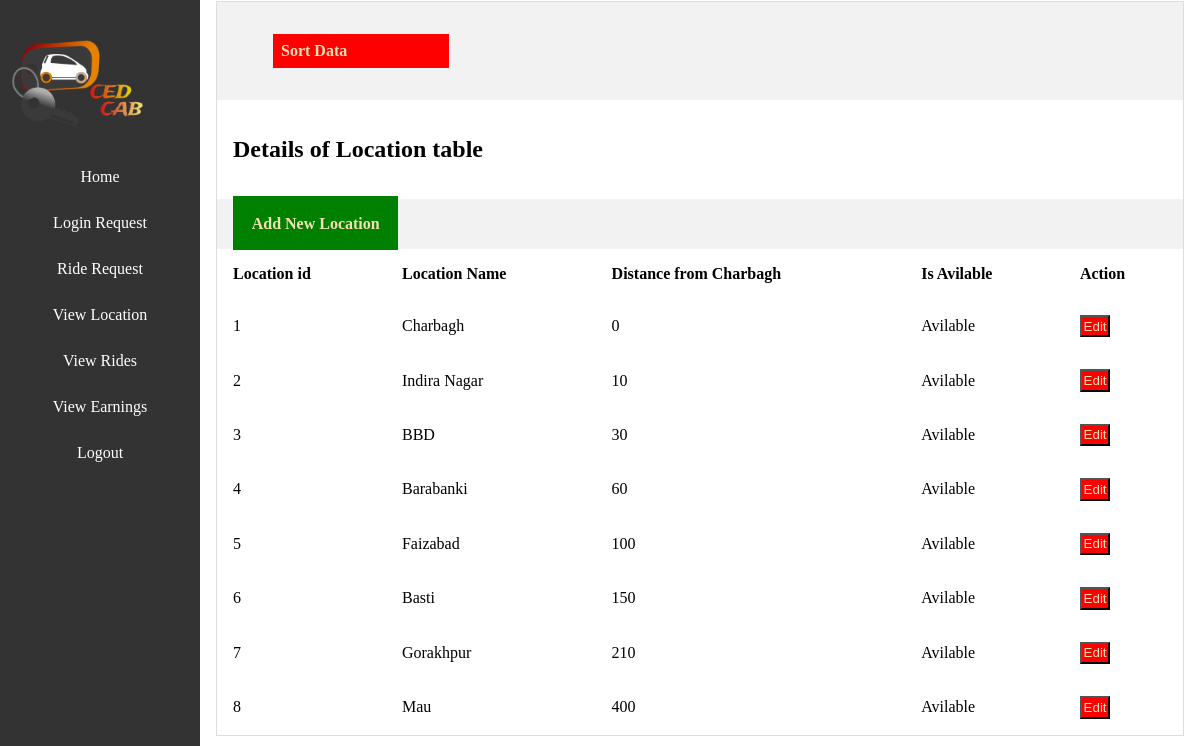
The app's page /admin/viewlocation.php (signed in) with its own data.
### tables this page shows
CREATE TABLE `tbl_location` (
  `id` int(11) NOT NULL,
  `name` varchar(50) NOT NULL,
  `distance` varchar(50) NOT NULL,
  `is_available` tinyint(1) NOT NULL
);

### class/Dbcon.php (called while the page is built, shortened)
<?php
class Dbcon
{
    public function __construct()
    {
        $this->conn = new mysqli("localhost", "root", "", "cab");
    }
}

### class/Location.php (called while the page is built, shortened)
<?php
class Location
{
    public function viewlocation($name,$conn)
    {
        $a=array();
        $sql = "SELECT * from `tbl_location` ORDER BY $name";
        $result =$conn->query($sql);
        if ($result->num_rows > 0) {
            while ($row = $result->fetch_assoc()) {
                array_push($a, $row);
            }
            return $a;
        }
    }
}

### admin/viewlocation.php (the view, shortened to what this page needs)
<?php
require "sidebar.php";
require "header.php" ;
require "../class/Location.php";
require "../class/Dbcon.php";
$db = new Dbcon();
$data = new Location();
?>
<div id="wrapper">
<?php
if (isset($_GET['value'])) {
    $name = isset($_GET['value'])?$_GET['value']:'';
} else {
    $name='id';
}
$locations =$data->viewlocation($name, $db->conn);
    ?>
    <form action="" method="GET">
        <table class='view-table-css'>
        <tr>
            <th colspan="7">
                <ul>
                    <li class="dropdown">
                        <a href="viewlocation.php?value=`id`"class="dropbtn approve-css">Sort Data</a>
                    </li>
                </ul>
            </th>
        </tr>
    </form>
            <?php if (isset($_POST['edit'])) { ?>
                <td colspan="6">
                <h2> Update Details of Location Table </h2>
                </td>
            <?php } else {?>
                <td colspan="5">
                <h2> Details of Location table </h2>
                </td>
            <?php }?>
        <tr>
        <th colspan="6">
                <a href="addlocation.php" class="delete-css">Add New Location</a>
        </th>
        </tr>
        <tr>
            <th>
            Location id
            </th>
            <th>
            Location Name
            </th>
            <th>
                Distance from Charbagh
            </th>
            <th>
                Is Avilable
            </th>
            <th>
                Action
            </th>
        </tr>
<?php
foreach ($locations as $key =>$udetails) {
    ?>
        <form action="" method="POST">
        <tr>
                    <td class='view-table-css-td'><?php echo $udetails['id']; ?></td>
                    <td>
                    <?php if (isset($_POST['edit']) && $udetails['id']  == $_POST['id']) { ?>
                        <input type="text" name="place" value="<?php echo $udetails['name'];?>">
                    <?php } else {?>
                        <?php echo $udetails['name'];?>
                    <?php } ?>
                    </td>
                    <td>
                    <?php  if (isset($_POST['edit']) && $udetails['id'] == $_POST['id']) { ?>
                        <input type="text" name="distance" value="<?php echo $udetails['distance'];?>">
                    <?php } else {?>
                        <?php echo $udetails['distance'];?>
                    <?php } ?>
                    </td>
                    <td>
                    <?php
                    $status = $udetails['is_available'];
                    if ($status ==1) {
                        echo "Avilable";
                    } elseif ($status == 0) {
                        echo "Not Avilable";
                    } ?>
                    </td>
                    <?php if (isset($_POST['edit']) && $udetails['id'] == $_POST['id']) { ?>
                        <td>
                        <input type="hidden" name="id" value="<?php echo $udetails['id']; ?> ">
                        <input type="submit" class="delete-css" name="update" Value="Update"></td>
                    <?php } else {?>
                        <td>
                         <input type="submit" class="approve-css" name="edit" Value="Edit"></td>
                    <?php } ?>
              </tr>
              </form>
<?php
} ?>
</div>

### admin/css/style.css (style rules this page uses)
body { margin:0 ; padding: 0; }
#wrapper { margin-left: 200px; padding: 1px 16px; }
table { border-collapse: collapse; border-spacing: 0; width: 100%; border: 1px solid #ddd; }
th, td { text-align: left; padding: 16px; }
tr:nth-child(odd) { background-color: #f2f2f2 !important; }
.approve-css { padding: 2%; background-color: red; text-decoration: none; color: wheat; }
.delete-css { padding: 2%; background-color: green; text-decoration: none; color: wheat }
li.dropdown { display: inline-block; }
.dropdown a { text-decoration: none; display: block; min-width: 160px; padding: 5%; }

### records on screen
tbl_location: id "1", name "Charbagh", distance "0", is_available "Avilable"
tbl_location: id "2", name "Indira Nagar", distance "10", is_available "Avilable"
tbl_location: id "3", name "BBD", distance "30", is_available "Avilable"
tbl_location: id "4", name "Barabanki", distance "60", is_available "Avilable"
tbl_location: id "5", name "Faizabad", distance "100", is_available "Avilable"
tbl_location: id "6", name "Basti", distance "150", is_available "Avilable"
tbl_location: id "7", name "Gorakhpur", distance "210", is_available "Avilable"
tbl_location: id "8", name "Mau", distance "400", is_available "Avilable"
